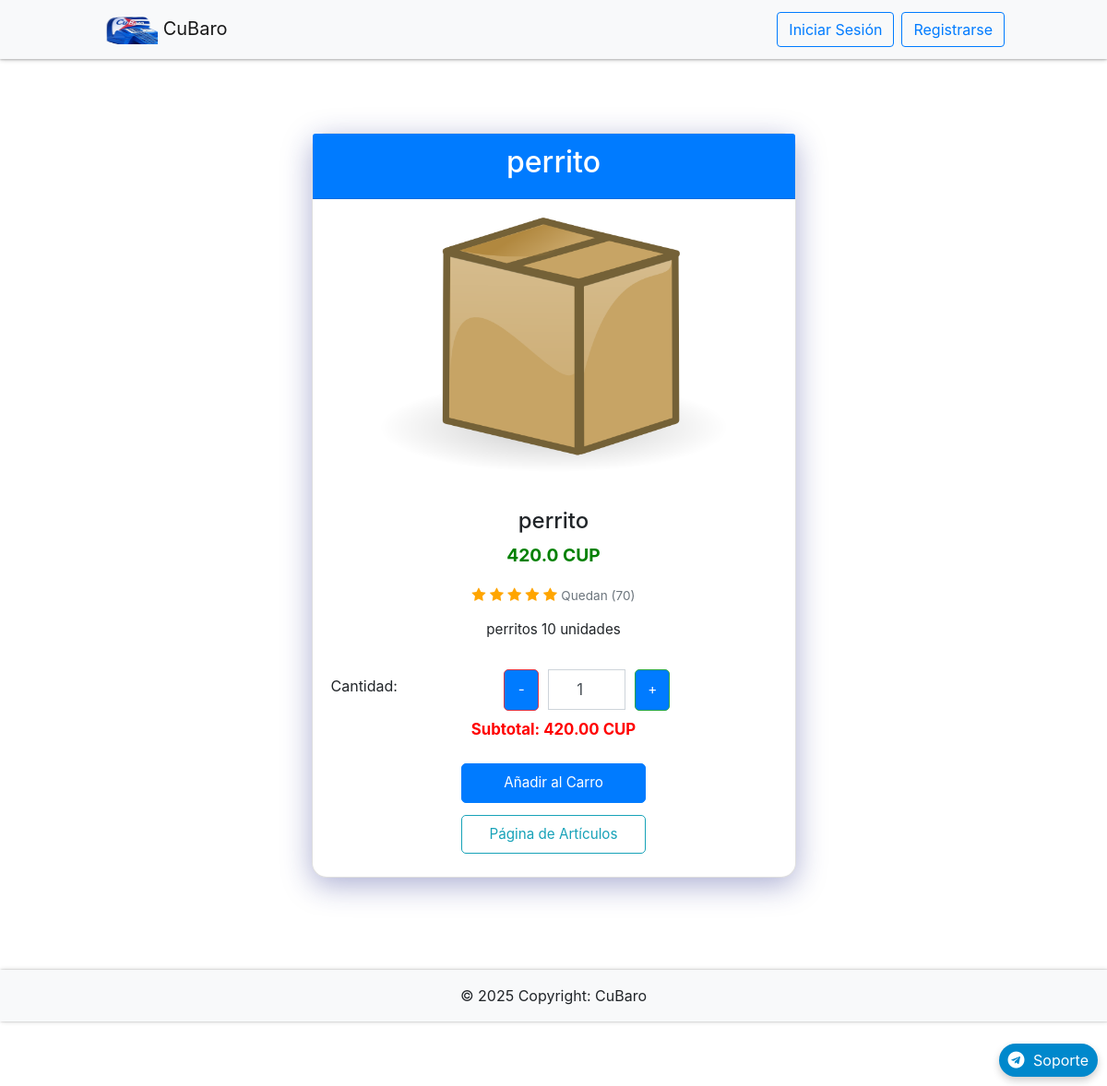
/item/20, run on the app's committed database.
### app/db_models.py (models this page shows)
class Item(db.Model):
    __tablename__ = "items"
    id = db.Column(db.Integer, primary_key=True)
    name = db.Column(db.String(100), nullable=False)
    price = db.Column(db.Float, nullable=False)
    category = db.Column(db.Text, nullable=False)
    image = db.Column(db.String(250), nullable=False)
    details = db.Column(db.String(250), nullable=False)
    stock_min = db.Column(db.Integer, default=0)
    costo = db.Column(db.Integer)
    stock = db.Column(db.Integer, default=0)
    created_by = db.Column(db.Integer, db.ForeignKey('users.id'), nullable=False)  # Vincular con el creador
    creator = db.relationship('User', backref='items_created')  # Relación con el usuario que creó el producto
    orders = db.relationship('Ordered_item', backref='item', lazy=True, cascade="all, delete, delete-orphan")
    in_cart = db.relationship("Cart", backref="item", lazy=True, cascade="all, delete, delete-orphan")

### app/__init__.py (the view)
    @app.route('/item/<int:id>')
    def item(id):
        item = Item.query.get(id)
        return render_template('item.html', item=item)

### app/templates/item.html (shortened to what this page needs)
{% extends "base.html" %}
{% block content %}
<div class="container">
    <div class="row justify-content-center">
        <div class="col-md-6">
            <div class="card mt-2">
                <div class="card-header bg-primary text-white text-center">
                    <h3>{{ item.name }}</h3>
                </div>
                <div class="card-body">
                    <div class="item-display text-center">
                        <div class="img-wrapper">
                            {% if item.stock > 0 %}
                                <img src="{{ item.image }}" class="pic img-fluid" style="max-height: 300px;" alt="{{ item.name }}">
                            {% else %}
                                <img src="{{ url_for('static', filename='Uploads/agotados.png') }}" class="pic img-fluid" style="max-height: 300px;" alt="Producto agotado">
                            {% endif %}
                        </div>
                        <h4>{{ item.name }}</h4>
                        <p class="right-item"><strong>{{ item.price }} CUP</strong></p>
                        <div>
                            <i class="fa fa-star checked"></i>
                            <i class="fa fa-star checked"></i>
                            <i class="fa fa-star checked"></i>
                            <i class="fa fa-star checked"></i>
                            <i class="fa fa-star checked"></i>
                            <span class="text-muted">Quedan ({{ item.stock }})</span>
                        </div>
                        <div class="details">{{ item.details | safe }}</div>
                        {% if item.stock > 0 %}
                        <form action="{{ url_for('add_to_cart', id=item.id) }}" method="POST">
                            <div class="quantity-container mt-3">
                                <label>Cantidad:</label>
                                <div class="input-group mx-auto">
                                    <button type="button" id="decrease" class="btn btn-danger">-</button>
                                    <input type="number" value="1" name="quantity" id="quantity" min="1" max="{{ item.stock }}"
                                        class="form-control text-center"
                                        oninput="if(this.value > {{ item.stock }}) this.value = {{ item.stock }};" required>
                                    <button type="button" id="increase" class="btn btn-success">+</button>
                                </div>
                            </div>
                            <p class="mt-2"><strong style="color: red;"><span id="subtotal">Subtotal: {{ item.price }} CUP</span></strong></p>
                            <input type="submit" class="btn btn-primary mt-2" value="Añadir al Carro" name="add">
                        </form>
                        <a href="{{ url_for('home') }}" class="btn btn-outline-info mt-2">Página de Artículos</a>
                        {% else %}
                        <p class="text-muted mt-3">Este producto está agotado</p>
                        {% endif %}
                    </div>
                </div>
            </div>
        </div>
    </div>
</div>
{% endblock %}

### app/static/styles.css (style rules this page uses)
:root { --white: #eceff3; --primary-blue: #007bff; --dark-bg: #343a40; --error-red: #ff4c4c; --success-green: #00e676; --chart-red: #ff6384; --chart-blue: #36a2eb; --chart-purple: #cc65fe; --chart-yellow: #ffce56; --chart-green: #2ecc71; --telegram-blue: #0088cc; --telegram-hover: #3688b183; --shadow-light: rgba(0, 0, 0, 0.2); --shadow-dark: rgba(0, 0, 0, 0.19); }
body { padding-top: 80px; }
form .btn { background: var(--primary-blue); color: white; border-radius: 5px; }
.item-display { margin: 0 auto; max-width: 500px; }
.img-wrapper { display: flex; justify-content: center; margin-bottom: 15px; position: relative; }
.pic { width: 150px; height: 150px; transition: transform 0.3s ease-in-out; cursor: pointer; }
.right-item { float: right; color: green; }
.details { padding: 15px 0; }
.checked { color: orange; }
.text-muted { font-size: 0.9rem; color: gray; }
.quantity-container { display: flex; align-items: center; }
button { padding: 5px 10px; font-size: 18px; margin: 0 10px; cursor: pointer; }
.row { display: flex; flex-wrap: wrap; gap: 20px; }
.row>div { flex: 1; min-width: 300px; }
.card { background: rgba(255, 255, 255, 0.05); border-radius: 16px; box-shadow: 0 8px 32px 0 rgba(31, 38, 135, 0.37); backdrop-filter: none; transition: transform 0.3s ease, box-shadow 0.3s ease; margin: 15px; }
body { padding-bottom: 70px; padding-top: 56px; overflow-x: hidden; }
@media (min-width: 992px) { .card { margin: 20px auto; } }
@media (min-width: 992px) { .card-header h3 { font-size: 2rem; } }
@media (min-width: 992px) { .item-display h4 { font-size: 1.5rem; } }
@media (min-width: 992px) { .item-display { max-width: 500px; } }
@media (min-width: 992px) { .input-group { max-width: 190px; width: 100%; } }
@media (min-width: 992px) { .input-group .form-control { padding: 10px 12px; font-size: 1.05rem; text-align: center; height: 44px; } }
@media (min-width: 992px) { .input-group .btn { padding: 10px 13px; font-size: 0.95rem; min-width: 38px; } }
@media (min-width: 992px) { .btn-primary, .btn-outline-info { padding: 9px 18px; font-size: 0.95rem; max-width: 200px; width: 100%; border-radius: 5px; margin: 5px; } }
@media (min-width: 992px) { .right-item { font-size: 1.2rem; float: none; text-align: center; } }
@media (min-width: 992px) { .pic.img-fluid { max-height: 250px; width: auto; height: auto; } }
@media (min-width: 992px) { .details { font-size: 0.95rem; } }
@media (min-width: 992px) { .text-muted { font-size: 0.85rem; } }
@media (min-width: 992px) { #subtotal { font-size: 1.05rem; } }
@media (min-width: 992px) { .row>div { min-width: 200px; } }
.input-group { display: flex; align-items: center; max-width: 250px; margin: 0 auto; width: 100%; }
@media (min-width: 992px) { .input-group { max-width: 200px; width: 100%; } }

### data on the page
Item: name "perrito", image (placeholder picture), price "420.0", stock "70", details "perritos 10 unidades"
